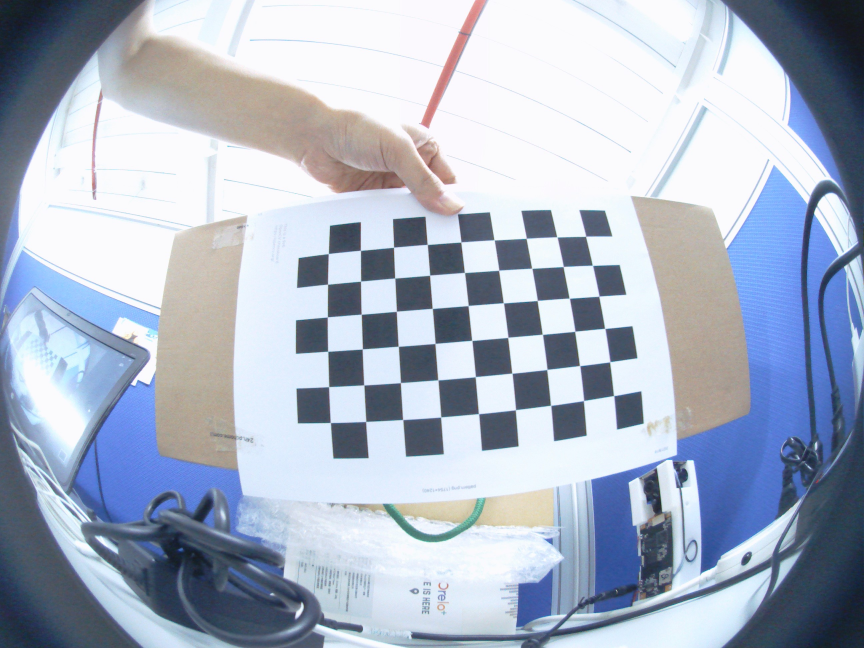
#> input picture image/checker_00.jpg, 2592 x 1944 px (shown at 1/3 size); its folder holds 4 pictures in this run
$ jupyter execute --allow-errors fisheye_calibration.ipynb   (older library calls are emulated)
#> lines starting #> are read from the running program, lines starting #| are printed output that depends on the picture
[cell 1]
import cv2
import numpy as np
import glob

#check version
print("OpenCv version: {}", cv2.__version__)

[cell 2]
# Set file for calibration
# img_raw: Multiple image files for calibrationm, therefore a "*" is applied
# img_target: The image which the calibration results will be applied
img_raw = './image/checker_*.jpg'
img_target = './image/cam3.jpg'
result_path = './image/cam3_undistored.jpg'
#img_raw = './image/checker_*.jpg'
#img_target = './image/checker_00.jpg'

[cell 3]
# Set checker board parameters. A standard opencv 7*10 checker has 6*9 corners
CHECKERBOARD = (6,9)

#Image out factor
fx_resize = 0.3
fy_resize = 0.3

#OC indicator parameters
oc_radius = 10
oc_color = (0, 240, 240)
bg_color = (80, 80, 80)
text_color = (0, 240, 240)
bg_x = 20
bg_y = 0
bg_w = 600
bg_h = 90
text_x = 20
text_y = 20
text_size = 2
text_line_w = 3

[cell 4]
# Create arrays and config flags for calibration
_img_shape = None

subpix_criteria = (cv2.TERM_CRITERIA_EPS+cv2.TERM_CRITERIA_MAX_ITER, 30, 0.1)
calibration_flags = cv2.fisheye.CALIB_RECOMPUTE_EXTRINSIC + cv2.fisheye.CALIB_CHECK_COND + cv2.fisheye.CALIB_FIX_SKEW

objp = np.zeros((1, CHECKERBOARD[0]*CHECKERBOARD[1], 3), np.float32)
objp[0,:,:2] = np.mgrid[0:CHECKERBOARD[0], 0:CHECKERBOARD[1]].T.reshape(-1, 2)

objpoints = [] # 3d point in real world space
imgpoints = [] # 2d points in image plane.

[cell 5]
# Read image files, convert to gray level, and find corners in images
images = glob.glob(img_raw)
for fname in images:
    img = cv2.imread(fname)
#> img is the input picture: shape (1944, 2592, 3); mean B, G, R 197.5, 180.4, 170.5
    if _img_shape == None:
        _img_shape = img.shape[:2]
    else:
        assert _img_shape == img.shape[:2], "All images must share the same size."
    gray = cv2.cvtColor(img,cv2.COLOR_BGR2GRAY)
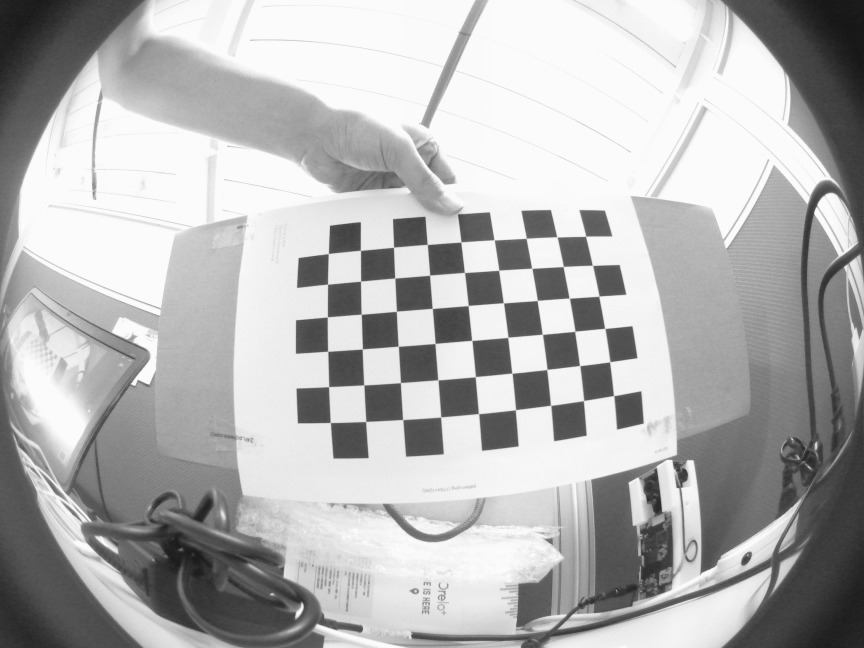
#> gray: shape (1944, 2592) (shown at 1/3 size); min 17, max 255, mean 179.4
    # Find the chess board corners
    ret, corners = cv2.findChessboardCorners(gray, CHECKERBOARD, cv2.CALIB_CB_ADAPTIVE_THRESH+cv2.CALIB_CB_FAST_CHECK+cv2.CALIB_CB_NORMALIZE_IMAGE)
#> ret = True; corners = 54 rows, first 8: [1757.6, 709.5], [1777.5, 796.4], [1797.8, 889.3], [1813.7, 985.9], [1831.7, 1085.8], [1840.7, 1187.3], [1671.6, 711.7], [1690.4, 800.7]
    # If found, add object points, image points (after refining them)
    if ret == True:
        objpoints.append(objp)
        cv2.cornerSubPix(gray,corners,(3,3),(-1,-1),subpix_criteria)
        imgpoints.append(corners)
#> pass 2 of the loop `for fname in images:`:
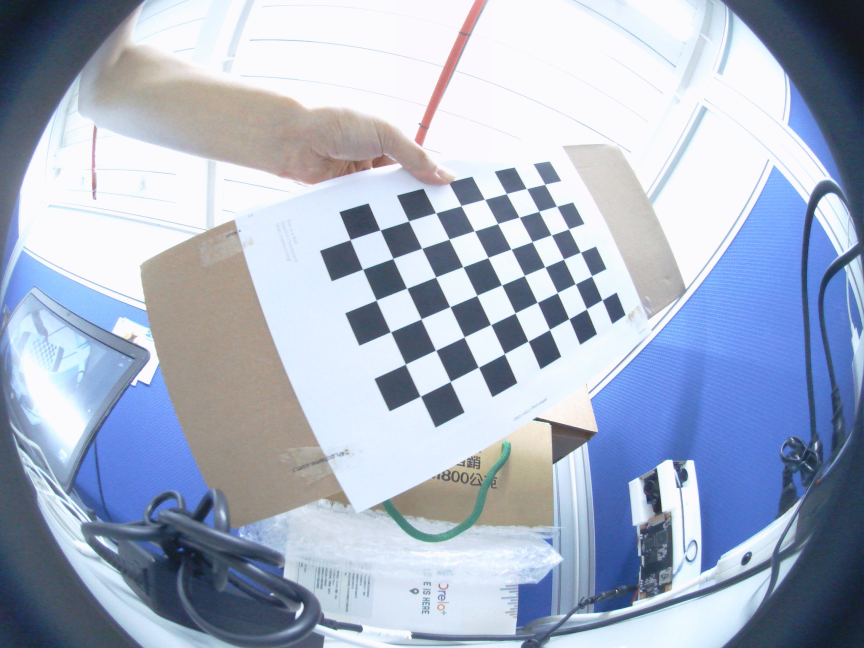
#> input picture image/checker_01.jpg, 2592 x 1944 px (shown at 1/3 size)
#> img is the input picture: shape (1944, 2592, 3); mean B, G, R 198, 177.9, 166.7
#> `gray = cv2.cvtColor(img,cv2.COLOR_BGR2GRAY)`:
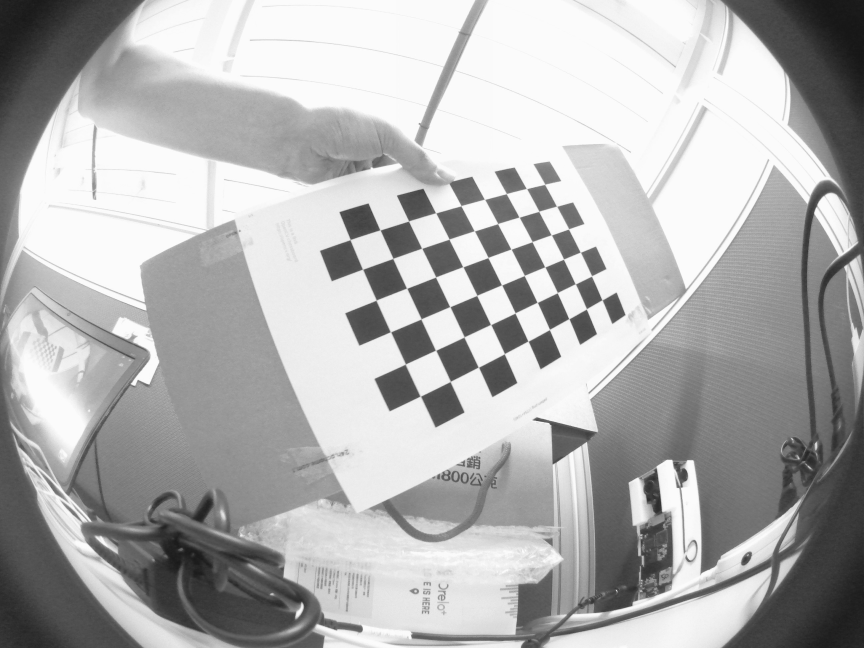
#> gray: shape (1944, 2592) (shown at 1/3 size); min 17, max 255, mean 176.8
#> corners = 54 rows, first 8: [1633.9, 554.5], [1671.1, 619.7], [1706.2, 688.7], [1740.8, 757.6], [1775.5, 828.5], [1805.9, 899.8], [1579.4, 566.5], [1617.4, 634.8]
#> pass 3 of the loop `for fname in images:`:
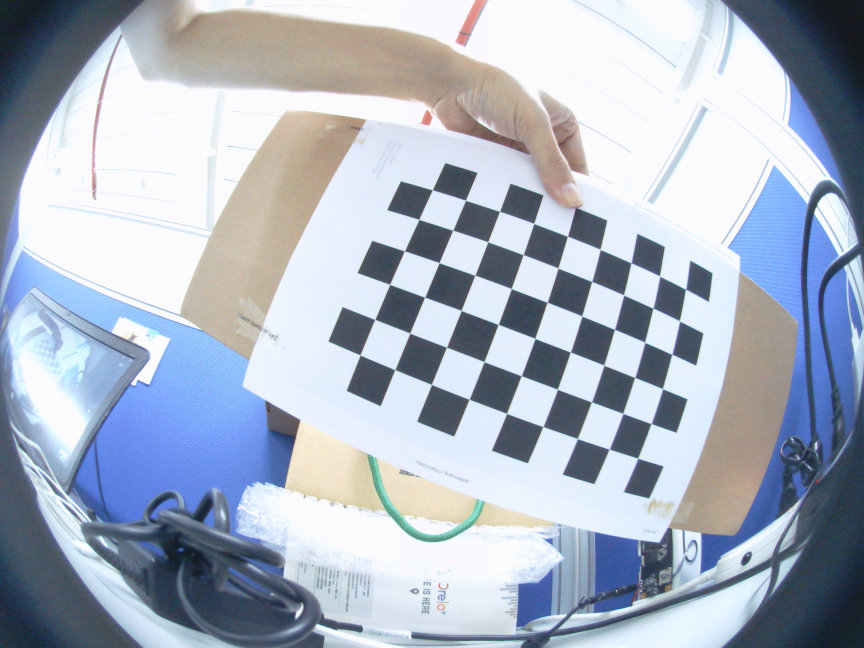
#> input picture image/checker_02.jpg, 2592 x 1944 px (shown at 1/3 size)
#> img is the input picture: shape (1944, 2592, 3); mean B, G, R 194.2, 179.4, 170.2
#> `gray = cv2.cvtColor(img,cv2.COLOR_BGR2GRAY)`:
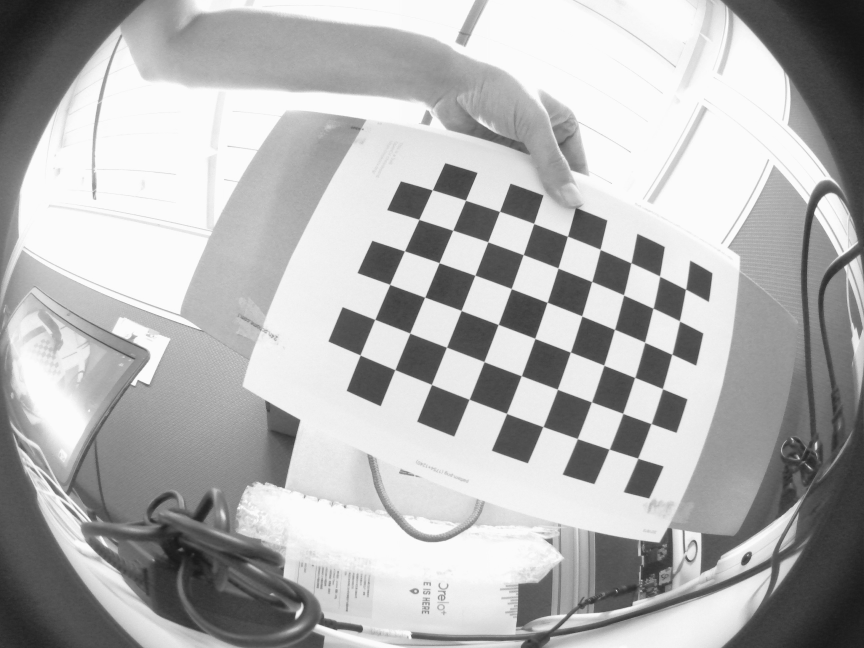
#> gray: shape (1944, 2592) (shown at 1/3 size); min 15, max 255, mean 178.3
#> corners = 54 rows, first 8: [2056.7, 869.1], [2040.2, 965.6], [2016.3, 1063.6], [1987.3, 1165.5], [1954, 1272], [1914.5, 1376], [1979, 828.2], [1959.8, 924.9]
#> the loop made 4 passes; the first 3 are shown

N_OK = len(objpoints)
print("Found " + str(N_OK) + " valid images for calibration")

[cell 6]
# Find K and D matrix
K = np.zeros((3, 3))
D = np.zeros((4, 1))
rvecs = [np.zeros((1, 1, 3), dtype=np.float64) for i in range(N_OK)]
tvecs = [np.zeros((1, 1, 3), dtype=np.float64) for i in range(N_OK)]
rms, _, _, _, _ = \
cv2.fisheye.calibrate(
        objpoints,
        imgpoints,
        gray.shape[::-1],
        K,
        D,
        rvecs,
        tvecs,
        calibration_flags,
        (cv2.TERM_CRITERIA_EPS+cv2.TERM_CRITERIA_MAX_ITER, 30, 1e-6)
    )

print("DIM=" + str(_img_shape[::-1]))
#| DIM=(2592, 1944)
print("K=np.array(" + str(K.tolist()) + ")")
print("D=np.array(" + str(D.tolist()) + ")")
print("OC=(" + str(K[0,2]) + ", " + str(K[1,2]) + ")")

[cell 7]
DIM=(_img_shape[1], _img_shape[0])
#> DIM = (2592, 1944)

#To display full image without cropping
# Method 1
#nk = K.copy()
#nk[0,0]=K[0,0]/2
#nk[1,1]=K[1,1]/2
#Method 2
new_K = cv2.fisheye.estimateNewCameraMatrixForUndistortRectify(K, D, DIM, np.eye(3), balance=1)

#Apply opencv fisheye undistort
img = cv2.imread(img_target)
#> (the rest of this cell did not finish here and is left out)
